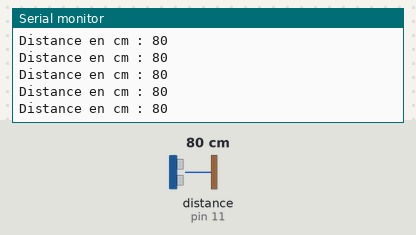
Bench run of a sketch on a simulated Arduino Uno, built with avr-gcc and run on an emulated ATmega328P. Parts: the last lines printed to the serial monitor. Wiring (inferred from the names in the program): ultrasonic range finder: trigger pin 12; echo pin 11. The inputs (shaded band) are chosen by the test bench; at power-on: distance to the obstacle (sensor on pin 11) 80 cm. The echo pulse lasts 58.3 µs per cm.

Above: at 1.2 s.
1.3 s: distance to the obstacle (sensor on pin 11) set to 2 cm
At 1.38 s:
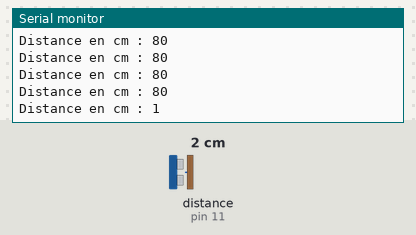
4.3 s: distance to the obstacle (sensor on pin 11) set to 4 cm
At 4.3 s:
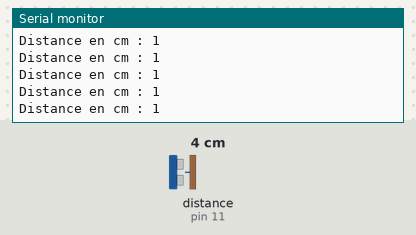
5.8 s: distance to the obstacle (sensor on pin 11) set to 35 cm
At 5.82 s:
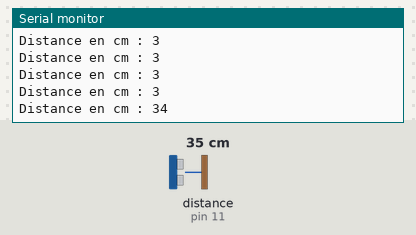
Timing chart, 0 to 8.8 s (numbered marks = the images above; inputs shaded):
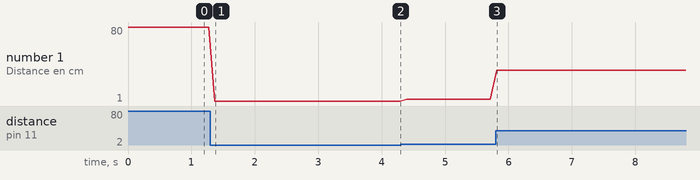

Measured:
- after the input at 1.3 s, the serial monitor: prints a new line after 0.07 s (image 1)
- after the input at 5.8 s, the serial monitor: prints a new line at once (image 3)
- plotted number 1: 80 → 1 after the input at 1.3 s, 1 → 3 after the input at 4.3 s, 3 → 34 after the input at 5.8 s

The sketch:

TP11v2.ino
```cpp
int trig = 12; //broche du Trigger
int echo = 11; //broche de l'Echo
long lecture_echo;
long cm;
void setup()
{
pinMode(trig, OUTPUT); //On défini le trigger comme étant une sortie
digitalWrite(trig, LOW);
pinMode(echo, INPUT); //L'echo est une entrée
Serial.begin(9600);
}
void loop()
{
digitalWrite(trig, HIGH); //On met le trigger à "1"
delayMicroseconds(10); //pendant 10µs
digitalWrite(trig, LOW); //puis on le remet à "0"
lecture_echo = pulseIn(echo, HIGH); //On lit le nombre de pulsations renvoyé
cm = lecture_echo / 58; //On divise par 58 pour avoir la distance en cm
Serial.print("Distance en cm : "); //On affiche la distance
Serial.println(cm);
delay(100);
}
```
